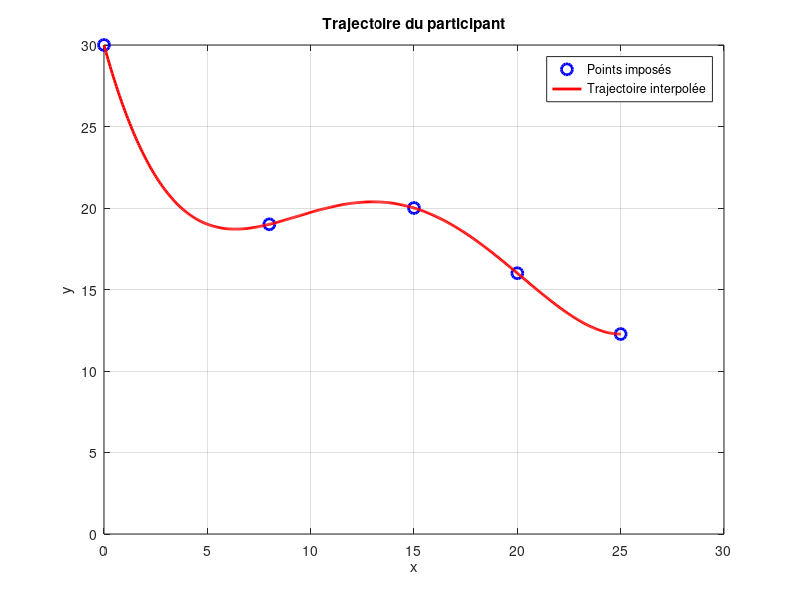
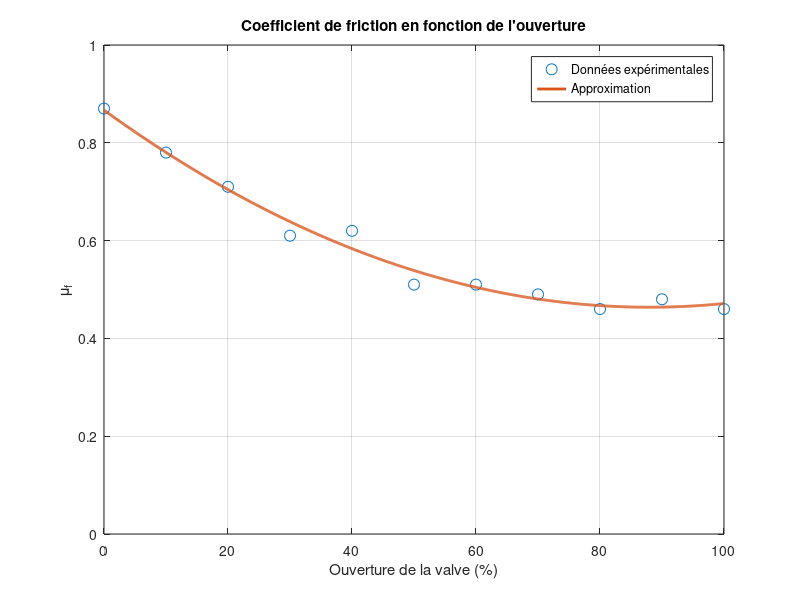
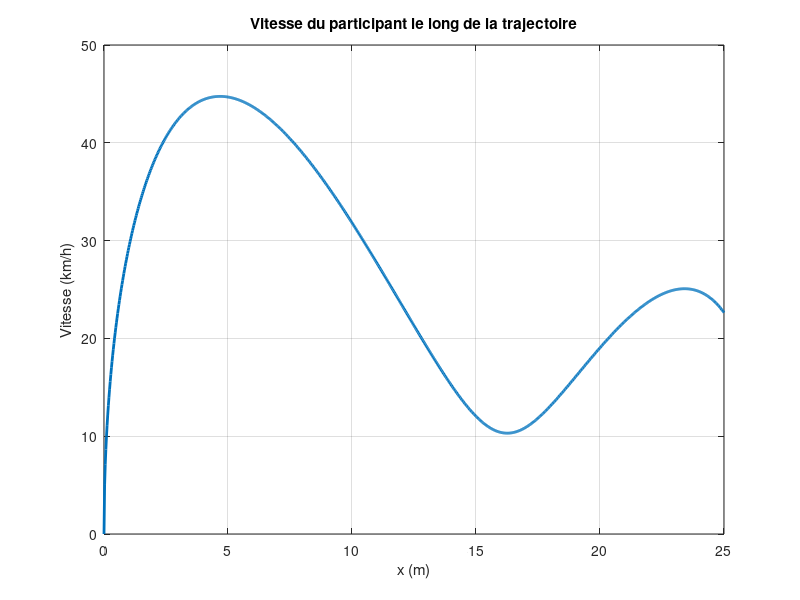
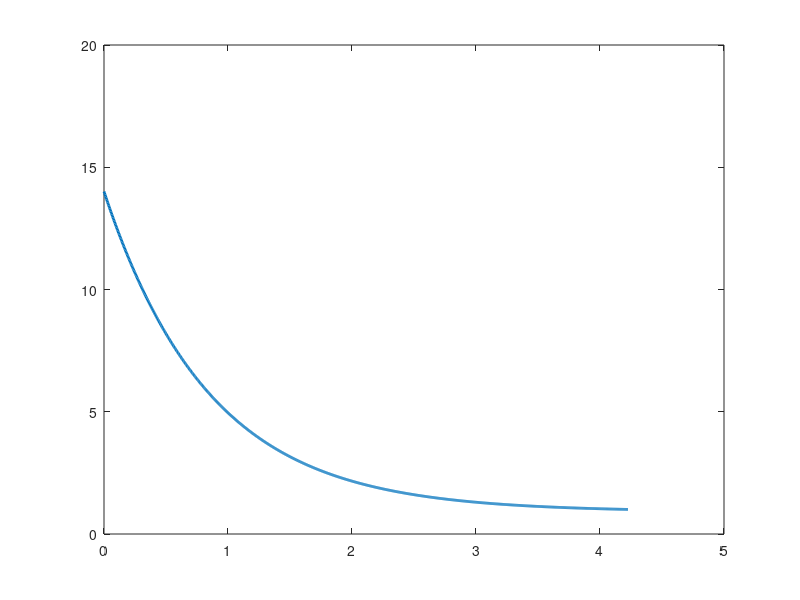

Recreate these plots in MATLAB, in order. (Note: this script raises an error after producing the figures.)
clc
clear
close all

%% Données

g = 9.81;

X = [0; 8; 15; 20; 25];

% Valeurs connues
Y_impose = [30; 19; 20; 16];

%% Matrice pour trouver le polynôme

phi1 = ones(size(X));
phi2 = X;
phi3 = X.^2;
phi4 = X.^3;
phi5 = X.^4;

M = [phi1 phi2 phi3 phi4 phi5];

Psi = M' * M;

%% Recherche de yf

y_test = linspace(10, 15, 1000);

best_y = 0;
min_deriv_abs = inf;

X_E = X(5);

for i = 1:length(y_test)

    % Valeur testée de yf
    Y = [Y_impose; y_test(i)];

    % Calcul des coefficients du polynôme
    Phi = M' * Y;
    A = inv(Psi) * Phi;

    % Dérivée du polynôme au point E
    deriv_E = A(2) ...
            + 2*A(3)*X_E ...
            + 3*A(4)*X_E^2 ...
            + 4*A(5)*X_E^3;

    % Recherche de la pente la plus proche de zéro
    if abs(deriv_E) < min_deriv_abs
        min_deriv_abs = abs(deriv_E);
        best_y = y_test(i);
    end

end

yf= best_y;
fprintf('yf (hauteur au point E) = %.4f m\n', best_y);

%% Interpolation finale

Y = [Y_impose; best_y];

Phi = M' * Y;

A = inv(Psi) * Phi;

a0 = A(1);
a1 = A(2);
a2 = A(3);
a3 = A(4);
a4 = A(5);

fprintf('\nPolynôme d''interpolation de la trajectoire :\n');
fprintf('y(x) = %.6f + %.6f*x + %.6f*x^2 + %.6f*x^3 + %.6f*x^4\n', ...
    a0, a1, a2, a3, a4);

%% Vérification de la dérivée au point E

deriv_E = a1 ...
        + 2*a2*X_E ...
        + 3*a3*X_E^2 ...
        + 4*a4*X_E^3;

fprintf('Pente au point E = %.6f\n', deriv_E);

%% Erreurs sur l'interpolation de la trajectoire

Y_calc = M * A;

% Erreur quadratique
Eq = (Y_calc - Y)' * (Y_calc - Y);

% Erreur RMS
err_rms = sqrt(mean((Y_calc - Y).^2));

% Coefficient R2
y_moy = mean(Y);

R2 = sum((Y_calc - y_moy).^2) / sum((Y - y_moy).^2);

fprintf('\nErreur quadratique E = %.4f\n', Eq);
fprintf('Erreur RMS = %.4f\n', err_rms);
fprintf('R2 = %.4f\n', R2);

%% Graphique

figure;

plot(X, Y, 'bo', 'MarkerSize', 8, 'LineWidth', 2);

hold on;

%% Trajectoire interpolée

XX = linspace(min(X), max(X), 500)';

FF = [ones(size(XX)), ...
      XX, ...
      XX.^2, ...
      XX.^3, ...
      XX.^4];

yy = FF * A;

plot(XX, yy, 'r-', 'LineWidth', 2);

grid on;

xlabel('x');
ylabel('y');

xlim([0 30]);
ylim([0 30]);

title('Trajectoire du participant');

legend('Points imposés', 'Trajectoire interpolée');

hold off;
%%  COEFFICIENT DE FRICTION
ouverture = [0 10 20 30 40 50 60 70 80 90 100];
mu = [0.87 0.78 0.71 0.61 0.62 0.51 0.51 0.49 0.46 0.48 0.46];
% On choisit un polynôme de degré 3
col1 = ones(length(ouverture), 1);
col2 = ouverture';
col3 = ouverture'.^2;
Cmu = [col1 col2 col3];
B = pinv(Cmu)*mu';

% Coefficients
b0 = B(1);
b1 = B(2);
b2 = B(3);

% Fonction du coefficient de friction
mu_calcule = b0 + b1*ouverture + b2*ouverture.^2;

% Erreur RMS
erreur = mu - mu_calcule;
N = length(mu);
erreur_RMS = sqrt(sum(erreur.^2)/N);

% Affichage
fprintf('-Debit eau\n');
fprintf('Polynôme de friction :\n');
fprintf('mu = %.6f + %.6f*u + %.8f*u^2\n',b0,b1,b2);
fprintf('Erreur RMS = %.6f\n',erreur_RMS);

% Graphique du lissage
u_plot = linspace(0,100,1000);
mu_plot = b0 + b1*u_plot + b2*u_plot.^2;

figure
plot(ouverture,mu,'o','MarkerSize',8);
hold on;
plot(u_plot,mu_plot,'LineWidth',2);
grid on;

xlabel('Ouverture de la valve (%)');
ylabel('\mu_f');
title('Coefficient de friction en fonction de l''ouverture');
legend('Données expérimentales','Approximation');
ylim([0 1])

% CHOIX DU COEFFICIENT DE FRICTION
v_min = 20/3.6;
v_max = 25/3.6;
yA = a0;

% mu correspondant à 20 km/h
mu_20 = (yA-yf-v_min^2/(2*g))/25;
mu_25 = (yA-yf-v_max^2/(2*g))/25;
mu_choisi = (mu_20 + mu_25)/2;

fprintf('Coefficient de friction choisi : %.4f\n',mu_choisi);

%  OUVERTURE DE LA VALVE
u = roots([b2 b1 b0-mu_choisi]);
ouverture_valve = u(u >= 0 & u <= 100);
fprintf('Ouverture de la valve = %.2f %%\n',ouverture_valve);

% VITESSE LE LONG DE LA TRAJECTOIRE
x_vitesse = linspace(0,25,1000);
H_x = a0 + a1*x_vitesse + a2*x_vitesse.^2 + a3*x_vitesse.^3 + a4*x_vitesse.^4;
v = sqrt(2*g*(yA - H_x - mu_choisi*x_vitesse));
v_kmh = v*3.6;

figure
plot(x_vitesse,v_kmh,'LineWidth',2);
grid on;

xlabel('x (m)');
ylabel('Vitesse (km/h)');
title('Vitesse du participant le long de la trajectoire');

%  VITESSE FINALE AU POINT E
vE = sqrt(2*g*(yA-yf-mu_choisi*25));

vE_kmh = vE*3.6;
fprintf('\nVitesse finale = %.2f km/h\n',vE_kmh);
% ERREUR SUR LA VITESSE CAUSÉE PAR L''ERREUR RMS

% mu de l'erreur RMS :
mu_plus = mu_choisi + erreur_RMS;
mu_moins = mu_choisi - erreur_RMS;

% Vitesses correspondantes
v_plus = sqrt(2*g*(yA-yf-mu_plus*25));
v_moins = sqrt(2*g*(yA-yf-mu_moins*25));

v_plus_kmh = v_plus*3.6;
v_moins_kmh = v_moins*3.6;

fprintf('Vitesse avec mu + RMS = %.2f km/h\n',v_plus_kmh);
fprintf('Vitesse avec mu - RMS = %.2f km/h\n',v_moins_kmh);

fprintf('Erreur sur la vitesse = +%.2f / -%.2f km/h\n\n', v_moins_kmh-vE_kmh, vE_kmh-v_plus_kmh);
%%  Requis pour design du ballon - mouse
% G1 - Ballon attrapé
mp = 80;
mb = 8;
vb = -1.0;
LT = 3;

vpb_apres = (mp*vE + mb*vb)/(mp+mb);
temps_G1 = LT/vpb_apres;
temps_min_minuterie = temps_G1 + 0.02;
% Affichage des résultats
fprintf('G1 - Ballon attrape\n');
fprintf('Vitesse du participant-ballon apres impact = %.2f km/h ou %.2f m/s\n',vpb_apres*3.6,vpb_apres);
fprintf('Temps pour quitter la trappe = %.3f s\n',temps_G1);
fprintf('La minuterie doit etre superieure a %.3f s\n\n',temps_min_minuterie);
% G2 - Ballon qui rebondit
e = 0.8;

difference = e*(vE-vb);
vp_apres = (mp*vE + mb*vb - mb*difference)/(mp+mb);
vb_apres = vp_apres + difference;
temps_G2 = LT/vp_apres;
temps_max_minuterie = temps_G2 - 0.02;

TempMinuterie = (temps_min_minuterie + temps_max_minuterie) / 2;

% Affichage des résultats
fprintf('G2 - Ballon qui rebondit\n');
fprintf('Vitesse du participant apres impact = %.2f km/h  ou %.2f m/s\n',vp_apres*3.6,vp_apres);
fprintf('Temps pour quitter la trappe = %.3f s\n',temps_G2);
fprintf('La minuterie doit etre inferieure a %.3f s\n\n',temps_max_minuterie);
fprintf('La minuterie est de %.3f s\n\n', TempMinuterie);
%% coussin - trampoline
m = mp + mb;
h0 = 5;
kc = 6000;
%resolution
a = kc/2;
b = -m*g;
c = -m*g*h0;
solutions = roots([a b c]);
dhc = solutions(solutions > 0);
% Affichage
fprintf('Deformation maximale du coussin = %.3f m\n\n',dhc);
%% Design bassin
b_eau = 47;     % coefficient hydrodynamique (kg/m)
kf = 0.95;      % facteur de flottabilité
h = 10;         % hauteur de chute (m)
ffin = 1.10;    % facteur de vitesse sécuritaire

% Vitesse limite dans l'eau (poids apparent = traînée : mp*g*(1-kf) = b*v^2)
v_lim = sqrt(mp*g*(1-kf)/b_eau);
fprintf('Vitesse limite = %.3f m/s\n',v_lim)
fprintf('Vitesse limite = %.3f km/h\n',v_lim*3.6)

% Vitesse à l'entrée dans l'eau
v0 = sqrt(2*g*h);
fprintf('Vitesse a l entree dans l eau = %.3f m/s\n',v0)

% Vitesse sécuritaire
v_securitaire = ffin*v_lim;
fprintf('Vitesse securitaire = %.3f m/s\n',v_securitaire)

% Profondeur sécuritaire (modèle linéarisé)
delta_z = (mp/(2*b_eau))*log((v0 - v_lim)/(v_securitaire - v_lim));
fprintf('Profondeur securitaire = %.3f m\n',delta_z)

% Vitesse le long de la profondeur
z_bassin = linspace(0,delta_z,1000);
v_bassin = v_lim + (v0 - v_lim)*exp(-(2*b_eau/mp)*z_bassin);

% Graphique
figure
plot(z_bassin,v_bassin,'LineWidth',2)
hold on
yline(v_lim,'--','Vitesse limite')
yline(v_securitaire,'--','Vitesse sécuritaire')
grid on
xlabel('Profondeur z (m)')
ylabel('Vitesse (m/s)')
title('Vitesse du participant dans le bassin')
legend('Vitesse','Vitesse limite','Vitesse sécuritaire')
%test 12-12<


laisncoawinclakwcxpAMCXPAlmx
sadkljfdaslkjfh
